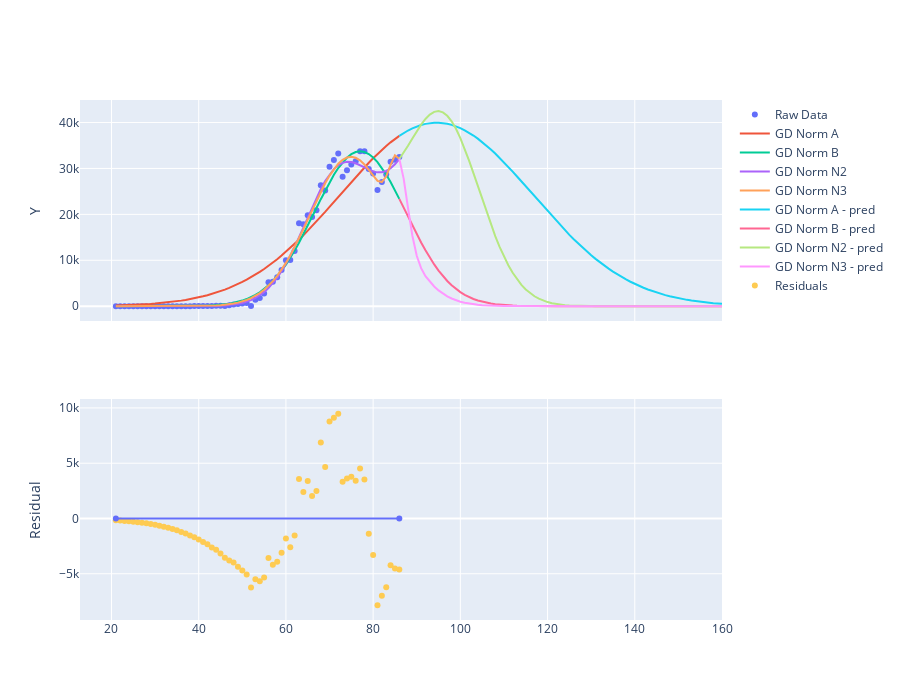

The notebook cell saved with this chart:
### Code cell
y_hat = normal_model(tx).detach().numpy().flatten()     #start at 2/12
gd_norm_abs_line = go.Scatter(x=x, y=y_hat, name="GD Norm A")
y_hat2 = normal_model2(tx).detach().numpy().flatten()
gd_norm_abs_line2 = go.Scatter(x=x, y=y_hat2, name="GD Norm B")
y_hat3 = normal_model3(tx).detach().numpy().flatten()
gd_norm_abs_line3 = go.Scatter(x=x, y=y_hat3, name="GD Norm N2")
y_hat4 = normal_model4(tx).detach().numpy().flatten()
gd_norm_abs_line4 = go.Scatter(x=x, y=y_hat4, name="GD Norm N3")


x_pred = np.linspace(86,160,75)
tx_pred = torch.from_numpy(x_pred)

y_predict1 = normal_model(tx_pred).detach().numpy().flatten()
gd_norm_abs_line_pred1 = go.Scatter(x=x_pred, y=y_predict1, name="GD Norm A - pred")   #d=152  | Monday, July 13, 2020
y_predict2 = normal_model2(tx_pred).detach().numpy().flatten()
gd_norm_abs_line_pred2 = go.Scatter(x=x_pred, y=y_predict2, name="GD Norm B - pred")   
y_predict3 = normal_model3(tx_pred).detach().numpy().flatten()
gd_norm_abs_line_pred3 = go.Scatter(x=x_pred, y=y_predict3, name="GD Norm N2 - pred")   #d=136 | Saturday, June 27, 2020
y_predict4 = normal_model4(tx_pred).detach().numpy().flatten()
gd_norm_abs_line_pred4 = go.Scatter(x=x_pred, y=y_predict4, name="GD Norm N3 - pred")

fig = make_subplots(rows=2, cols=1, shared_xaxes=True)
#for t in residual_lines(x,y,y_hat3) + [raw_data_plot, gd_norm_abs_line,gd_norm_abs_line2,gd_norm_abs_line3,gd_norm_abs_line4,
#                                     gd_norm_abs_line_pred1,gd_norm_abs_line_pred2,gd_norm_abs_line_pred3,gd_norm_abs_line_pred4]:
for t in [raw_data_plot, gd_norm_abs_line,gd_norm_abs_line2,gd_norm_abs_line3,gd_norm_abs_line4,
                                     gd_norm_abs_line_pred1,gd_norm_abs_line_pred2,gd_norm_abs_line_pred3,gd_norm_abs_line_pred4]:
    fig.add_trace(t, row=1,col=1) #,color='royalblue')
fig.add_trace(go.Scatter(x=x, y = y - y_hat , mode='markers', name='Residuals'), row=2, col=1)
fig.add_trace(go.Scatter(x=[x.min(), x.max()], y = [0,0], showlegend=False), row=2, col=1)
fig.update_yaxes(title_text="Y", row=1, col=1)
fig.update_yaxes(title_text="Residual", row=2, col=1)
fig.update_layout(height=700)
#plt.xlim=(0,200)
#plt.show()
